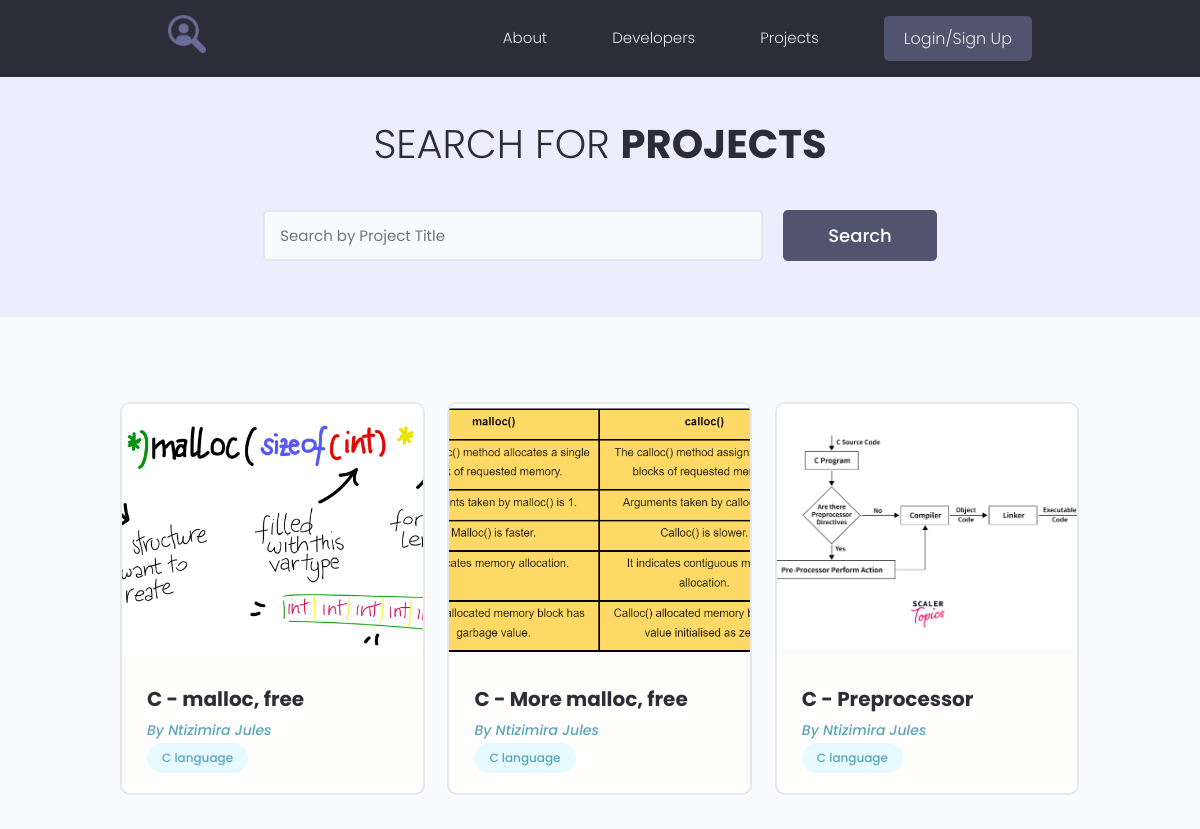
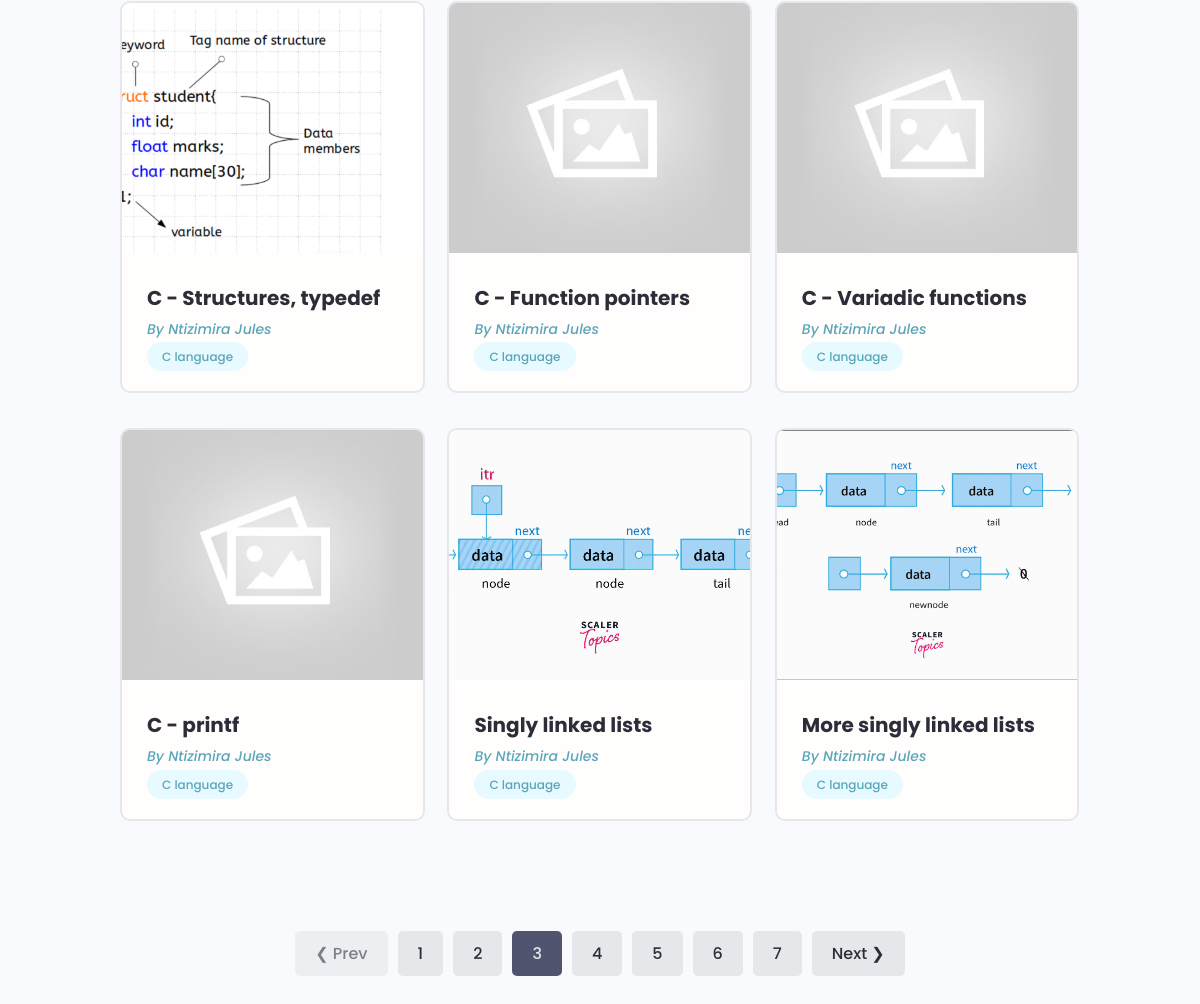
The app's page /projects?page=3 with its own data (2 pictures, top to bottom).
### models/project.py (models this page shows, shortened)
class Project(BaseModel, Base):
    __tablename__ = 'projects'
    user_id = Column(String(60), ForeignKey('users.id'), nullable=True)
    title = Column(String(150), nullable=False)
    description = Column(Text, nullable=True)
    demo_link = Column(String(2000), nullable=True)
    source_link = Column(Text, nullable=True)
    vote_ratio = Column(Integer, nullable=True)
    vote_count = Column(Integer, nullable=True)
    image_url = Column(String(2000), default='images/default.jpg')
    tags = relationship("Tag", secondary=project_tag, viewonly=False)
    comments = relationship("Comment", backref="project", cascade="all, delete-orphan")
    rates = relationship("Rate", backref="project", cascade="all, delete-orphan")
    links = relationship("Link", backref="project", cascade="all, delete-orphan")
    objectives = relationship("Objective", backref="project", cascade="all, delete-orphan")
    takeaways = relationship("Takeaway", backref="project", cascade="all, delete-orphan")
    subtitles = relationship("Subtitle", backref="project", cascade="all, delete-orphan")
    notes = relationship("Note", backref="project", cascade="all, delete-orphan")

class Tag (BaseModel, Base):
    __tablename__ = 'tags'
    name =  Column(String(200), nullable=False)

### models/user.py (models this page shows, shortened)
class Profile(BaseModel, Base):
    __tablename__ = 'profiles'
    user_id = Column(String(60), ForeignKey('users.id'))
    user = relationship("User", back_populates="profile")
    username = Column(String(150), nullable=False, unique=True)
    email = Column(String(150), nullable=False)
    name = Column(String(150), nullable=False)
    bio = Column(Text, nullable=True)
    location = Column(String(150), nullable=True)
    headline = Column(String(250), nullable=True)
    profile_image_url = Column(String(2000), default='images/profiles/user-default.png')
    social_github = Column(String(200), nullable=True)
    social_linkdin = Column(String(200), nullable=True)
    social_youtube = Column(String(200), nullable=True)
    social_twitter = Column(String(200), nullable=True)
    skills = relationship("Skill", backref="profile",
                          cascade="all, delete, delete-orphan")
    comments = relationship("Comment", backref="profile", cascade="all, delete-orphan")
    rates = relationship("Rate", backref="profile", cascade="all, delete-orphan")
    notes = relationship("Note", backref="profile", cascade="all, delete-orphan")

### webdynamic/views/projects.py (the view)
@app_views.route('/projects', methods=['GET'], strict_slashes=False)
def projects():
    searchQuery = None
    if request.args.get('text'):
        searchQuery = request.args.get('text')
        projects = project_search(searchQuery)
    else:
        projects = list(storage.all(Project).values())
    page = int(request.args.get('page', 1))
    result = paginate(projects, page)
    context = {
        'items_on_page': result.get('items_on_page'),
        'total_pages': result.get('total_pages'),
        'queryPage': page,
        'custom_range': result.get('custom_range'),
        'searchQuery': searchQuery if searchQuery else None
        }
    return render_template('projects.html', **context)

### models/engine/dbManager.py (called while the page is built)
    def all(self, cls=None):
        new_dict = {}
        for clss in classes:
            if cls is None or cls is classes[clss] or cls is clss:
                objs = self.__session.query(classes[clss]).all()
                for obj in objs:
                    key = obj.__class__.__name__ + '.' + obj.id
                    new_dict[key] = obj
        return (new_dict)

### utils/paginate.py (called while the page is built)
def paginate(data, page=1):
    per_page = 9
    start_index = (page - 1) * per_page
    end_index = start_index + per_page
    total_pages = (len(data) + per_page - 1) // per_page
    items_on_page = data[start_index:end_index]
    leftindex = page - 4 if page > 4 else 1
    rightIndex =  page + 5 if (page + 5) <= total_pages else total_pages + 1
    custom_range = range(leftindex, rightIndex)
    prev_page = page - 1 if page > 1 else None
    next_page = page + 1 if page + 1 <= total_pages else None
    result = {
        'page': page,
        'page_size': len(items_on_page),
        'prev_page': prev_page,
        'next_page': next_page,
        'total_pages': total_pages,
        'custom_range': custom_range,
        'items_on_page': items_on_page,
    }
    return result

### webdynamic/app.py (called while the page is built)
@app.context_processor
def inject_user():
    return dict(current_user=current_user)

### webdynamic/templates/projects.html (shortened to what this page needs)
{% extends 'main.html' %}
{% block content %}
 <main class="projects">
    <section class="hero-section text-center">
      <div class="container container--narrow">
        <div class="hero-section__box">
          <h2>Search for <span>Projects</span></h2>
        </div>
        <div class="hero-section__search">
          <form class="form" action="{{url_for('app_views.projects')}}" method="get" enctype="multipart/form-data">
            <div class="form__field">
              <input class="input input--text" id="formInput#search" type="text" name="text"
                placeholder="Search by Project Title" />
            </div>
            <input class="btn btn--sub btn--lg" type="submit" value="Search" />
          </form>
        </div>
      </div>
    </section>
    <section class="projectsList">
      <div class="container">
        <div class="grid grid--three">
            {% for project in items_on_page %}
          <div class="column">
            <div class="card project">
              <a href="{{url_for('app_views.single_project', id=project.id )}}" class="project">
                <img class="project__thumbnail" src="{{url_for('static', filename=project.image_url)}}" alt="project thumbnail" />
                <div class="card__body">
                  <h3 class="project__title">{{project.title}}</h3>
                  <p><a class="project__author" href="{{url_for('app_views.profile', profile_id=project.user.profile.id)}}">By {{project.user.profile.name}}</a></p>
                  <div class="project__tags">
                    {% for tag in project.tags %}
                    <span class="tag tag--pill tag--main">
                      <small>{{tag.name}}</small>
                    </span>
                    {% endfor %}
                  </div>
                </div>
              </a>
            </div>
          </div>
          {% endfor %}
        </div>
      </div>
    </section>
    {% include 'pagination.html' %}
  </main>
{% endblock %}

### webdynamic/static/styles/app.css (style rules this page uses)
:root { --color-sub: #2d2d39; }
.btn--sub { background-color: var(--color-sub-light); }
.card { border: 2px solid var(--color-light); }
img { width: 100%; }
.hero-section { height: 40vh; display: flex; align-items: center; background-color: var(--color-sub); }
.hero-section__box { margin-bottom: 4rem; }
.hero-section__box > h2, .hero-section__box > h2 > span { font-size: 4rem; color: var(--color-light); line-height: 1.3; text-transform: uppercase; }
.hero-section__box > h2 { font-weight: 300; }
.hero-section__box > h2 > span { font-weight: 700; }
.hero-section__search > .form { display: flex; align-items: center; justify-content: center; gap: 2rem; }
.hero-section__search > .form input.input--text { width: 50rem; }
.project__author { font-size: 1.4rem; font-style: italic; }
.projects > .hero-section { background: var(--color-sub-lighter); height: 30vh; }
.projects .hero-section__box { margin-bottom: 2.5rem; }
.projects .hero-section__box > h2 { color: var(--color-sub); }
.projects .hero-section__box > h2 > span { font-weight: 700; color: var(--color-sub); }
.projectsList { margin-top: 8rem; }
.project__thumbnail { height: 25rem; object-fit: cover; object-position: top center; }
.project__title { font-size: 2rem; font-weight: 700; color: var(--color-sub); }

### webdynamic/static/uikit/styles/modules/_variables.css (style rules this page uses)
:root { --color-main: #5aa5b9; --color-main-light: #e6faff; --color-sub: #3f4156; --color-sub-light: #51546e; --color-sub-lighter: #ededfd; --color-text: #737373; --color-gray: #8b8b8b; --color-light: #e5e7eb; --color-light-gray: #767676; --color-bg: #f8fafd; --color-white: #fffefd; --color-white-light: #f3f3f3; --color-success: #359e64; --color-success-bg: #def8e8; --color-error: #fc4b0b; --color-error-bg: #fff2ee; --font-base: 'Poppins', arial, helvetica, 'Segoe UI', roboto, ubuntu, sans-serif; --font-monospace: 'Fira Code', 'Courier New', courier, monospace; --font-regular: 300; --font-medium: 500; --font-bold: 700; --generic-shadow: 1px 1px 5px #00000010; --generic-transition: all 0.3s ease-in-out; }

### webdynamic/static/uikit/styles/modules/_base.css (style rules this page uses)
* { margin: 0; padding: 0; box-sizing: border-box; text-rendering: optimizeLegibility; color: inherit; font-size: inherit; }
html { font-size: 50%; }
@media only screen and (min-width: 480px) { html { font-size: 56.25%; } }
@media only screen and (min-width: 1200px) { html { font-size: 62.5%; } }
body { line-height: 1.6; font-weight: 400; font-size: 1.5rem; color: var(--color-text); background-color: var(--color-bg); min-height: 100vh; }

### webdynamic/static/uikit/styles/modules/_typography.css (style rules this page uses)
* { font-family: var(--font-base); }
h2 { font-size: 3.6rem; font-weight: var(--font-bold); }
h3 { font-size: 3.2rem; font-weight: var(--font-medium); }
p, span, strong { font-size: 1.6rem; color: var(--color-text); font-weight: var(--font-regular); }
a { padding-bottom: 2px; text-decoration: none; display: inline-block; color: var(--color-main); font-weight: var(--font-medium); }

### webdynamic/static/uikit/styles/modules/_utilities.css (style rules this page uses)
.container { width: 92%; max-width: 165rem; margin: 0 auto; box-sizing: border-box; }
.container--narrow { width: 92%; max-width: 120rem; }
@media screen and (min-width: 1000px) { .container { width: 90%; } }
@media screen and (min-width: 1000px) { .container--narrow { width: 85%; } }
@media screen and (min-width: 1200px) { .container { width: 80%; } }
@media screen and (min-width: 1200px) { .container--narrow { width: 72%; } }
.text-center { text-align: center; }

### webdynamic/static/uikit/styles/modules/_button.css (style rules this page uses)
.btn { display: inline-block; position: relative; cursor: pointer; background-color: var(--color-light); font-weight: var(--font-medium); color: var(--color-sub); text-decoration: none; padding: 1rem 2rem; border-radius: 0.5rem; border: none; width: -webkit-fit-content; width: -moz-fit-content; width: fit-content; height: -webkit-fit-content; height: -moz-fit-content; height: fit-content; font-size: 1.6rem; outline-width: 0; outline-color: transparent; -webkit-backface-visibility: hidden; backface-visibility: hidden; transition: all 0.3s ease-in-out; }
.btn--sub { background-color: var(--color-sub); color: var(--color-white); }
.btn--lg { font-size: 1.8rem; padding: 1.2rem 4.5rem; }

### webdynamic/static/uikit/styles/modules/_card.css (style rules this page uses)
.card { border-radius: 1rem; background-color: var(--color-white); border: 1.5px solid var(--color-light); width: auto; height: auto; margin-top: 0.5rem; margin-bottom: 0.5rem; overflow: hidden; }
.card__body, .card__header { padding: 2rem 2.5rem; }

### records on screen
Project: image_url (picture), title "C - malloc, free", user.profile.name "Ntizimira Jules"
Tag: name "C language"
Project: image_url (picture), title "C - More malloc, free", user.profile.name "Ntizimira Jules"
Project: image_url (picture), title "C - Preprocessor", user.profile.name "Ntizimira Jules"
Project: image_url (picture), title "C - Structures, typedef", user.profile.name "Ntizimira Jules"
Project: image_url (placeholder picture), title "C - Function pointers", user.profile.name "Ntizimira Jules"
Project: image_url (placeholder picture), title "C - Variadic functions", user.profile.name "Ntizimira Jules"
Project: image_url (placeholder picture), title "C - printf", user.profile.name "Ntizimira Jules"
Project: image_url (picture), title "Singly linked lists", user.profile.name "Ntizimira Jules"
Project: image_url (picture), title "More singly linked lists", user.profile.name "Ntizimira Jules"

### other values on screen
{{ page }} "1" "2" "4" "5" "6" "7"
{{ page }} "3"
